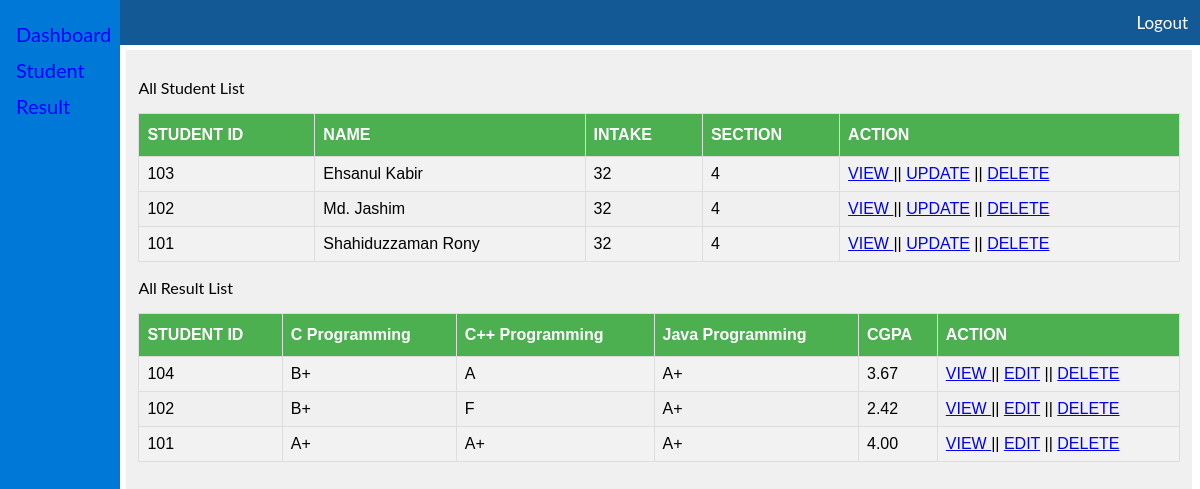
The app's page /admin/index.php (signed in) with its own data.
### tables this page shows
CREATE TABLE IF NOT EXISTS `student` (
  `std_id` varchar(100) NOT NULL,
  `std_name` varchar(500) NOT NULL,
  `std_intake` int(4) NOT NULL,
  `std_section` int(4) NOT NULL,
  PRIMARY KEY (`std_id`)
);

CREATE TABLE IF NOT EXISTS `result` (
  `std_id` varchar(100) NOT NULL,
  `c` int(4) NOT NULL,
  `cc` int(4) NOT NULL,
  `java` int(4) NOT NULL,
  PRIMARY KEY (`std_id`)
);

### admin/index.php (the view, shortened to what this page needs)
<!DOCTYPE html>
<html>
	<head>
	<link rel="stylesheet" type="text/css" href="style.css">
	</head>
	<body>
		<div class="sidebar">
			<a href="index.php"> Dashboard</a>
			<a href="student.php"> Student</a>
			<a href="result.php"> Result</a>
		</div>
		<div class="topbar">
			<a href="?action=logout"> Logout</a>
		</div>
		<div class="main">
			<p> All Student List</p>
			<?php
				include "config.php";
				$sql = "SELECT * FROM student";
				$stmt = $pdo->prepare($sql);
				$stmt->execute();
			?>
			<table id="customers">
				<tr>
					<th>STUDENT ID</th>
					<th>NAME</th>
					<th>INTAKE</th>
					<th>SECTION</th>
					<th>ACTION</th>
				</tr>
				<?php while ($row = $stmt->fetch(PDO::FETCH_ASSOC)) {?>
					<tr>
					<td><?php echo $row['std_id']; ?></td>
					<td><?php echo $row['std_name']; ?></td>
					<td><?php echo $row['std_intake']; ?></td>
					<td><?php echo $row['std_section']; ?></td>
					<td>
						<a href="view.php?std_id= <?php echo urlencode($row['std_id']); ?>"> VIEW </a>
						<a> || </a>
						<a href="update.php?id=<?php echo $row["std_id"]; ?>">UPDATE</a>
						<a> || </a>
						<a href="delete.php?id=<?php echo $row["std_id"]; ?>">DELETE</a>
						</td>
						</tr>
					<?php }
				?>
			</table>
			<p> All Result List</p>
			<?php
				$sql = "SELECT * FROM result";
				$stmt = $pdo->prepare($sql);
				$stmt->execute();
			?>
			<table id="customers">
				<tr>
					<th>STUDENT ID</th>
					<th>C Programming</th>
					<th>C++ Programming</th>
					<th>Java Programming</th>
					<th>CGPA</th>
					<th>ACTION</th>
				</tr>
				<?php while ($row = $stmt->fetch(PDO::FETCH_ASSOC)) { $total = 0;?>
					<tr>
					<td><?php echo $row['std_id']; ?></td>
					<?php
						$c = addFunction($row['c']);
						$cg = addCGPA($row['c']);
						$total = $total + $cg;
					?>
					<td><?php echo $c; ?></td>
					<?php
						$cc = addFunction($row['cc']);
						$cg1 = addCGPA($row['cc']);
						$total = $total + $cg1;
					?>
					<td><?php echo $cc; ?></td>
					<?php
						$j = addFunction($row['java']);
						$cg2 = addCGPA($row['java']);
						$total = $total + $cg2;
						$t = $total / 9;
					?>
					<td><?php echo $j; ?></td>
					<td><?php echo number_format($t,2); ?></td>
					<td>
						<a href="view.php?std_id= <?php echo urlencode($row['std_id']); ?>"> VIEW </a>
						<a> || </a>
						<a href="#"> EDIT</a>
						<a> || </a>
						<a href="delete.php?std_id= <?php echo urlencode($row['std_id']); ?>"> DELETE</a>
						</td>
						</tr>
					<?php }
					function addFunction($num1) {
						if ($num1 >= 80) {
							return "A+";
						} elseif ($num1 >= 75 && $num1 < 79) {
							return "A";
						} elseif ($num1 >= 70 && $num1 < 74) {
							return "A-";
						} elseif ($num1 >= 65 && $num1 < 69) {
							return "B+";
						} elseif ($num1 >= 60 && $num1 < 64) {
							return "B";
						} elseif ($num1 >= 55 && $num1 < 59) {
							return "B-";
						} elseif ($num1 >= 50 && $num1 < 54) {
							return "C+";
						} elseif ($num1 >= 45 && $num1 < 49) {
							return "C";
						} elseif ($num1 >= 40 && $num1 < 44) {
							return "D";
						} else {
							return "F";
						}
					}
					function addCGPA($num1) {
						if ($num1 >= 80) {
							return 4*3;
						} elseif ($num1 >= 75 && $num1 < 79) {
							return 3.75*3;
						} elseif ($num1 >= 70 && $num1 < 74) {
							return 3.50*3;
						} elseif ($num1 >= 65 && $num1 < 69) {
							return 3.25*3;
						} elseif ($num1 >= 60 && $num1 < 64) {
							return 3*3;
						} elseif ($num1 >= 55 && $num1 < 59) {
							return 2.75*3;
						} elseif ($num1 >= 50 && $num1 < 54) {
							return 2.5*3;
						} elseif ($num1 >= 45 && $num1 < 49) {
							return 2.25*3;
						} elseif ($num1 >= 40 && $num1 < 44) {
							return 2.00*3;
						} else {
							return 0;
						}
					}
				?>
			</table>
		</div>
	</body>
</html>

### admin/style.css (style rules this page uses)
body { font-family: "Lato", sans-serif; }
.sidebar { height: 100%; width: 10%; position: fixed; z-index: 1; top: 0; left: 0; background-color: #0078D7; overflow-x: hidden; padding-top: 16px; }
.sidebar a { padding: 6px 8px 6px 16px; text-decoration: none; font-size: 20px; color: #0000FF; display: block; }
.topbar { margin-left:10%; width:90%; position: fixed; top: 0; left: 0; background-color: #135995; }
.topbar a { float: right; padding: 12px; color: white; text-decoration: none; font-size: 17px; }
.main { background:#F0F0F0; margin-top:50px; margin-left: 10%; padding: 12px; height:950px; }
#customers { font-family: "Trebuchet MS", Arial, Helvetica, sans-serif; border-collapse: collapse; width: 100%; }
#customers td, #customers th { border: 1px solid #ddd; padding: 8px; }
#customers tr:nth-child(even) { background-color: #f2f2f2; }
#customers th { padding-top: 12px; padding-bottom: 12px; text-align: left; background-color: #4CAF50; color: white; }

### records on screen
student: std_id "103", std_name "Ehsanul Kabir", std_intake "32", std_section "4"
student: std_id "102", std_name "Md. Jashim", std_intake "32", std_section "4"
student: std_id "101", std_name "Shahiduzzaman Rony", std_intake "32", std_section "4"
result: std_id "104", c "B+", cc "A", java "A+", t "3.67"
result: std_id "102", c "B+", cc "F", java "A+", t "2.42"
result: std_id "101", c "A+", cc "A+", java "A+", t "4.00"
